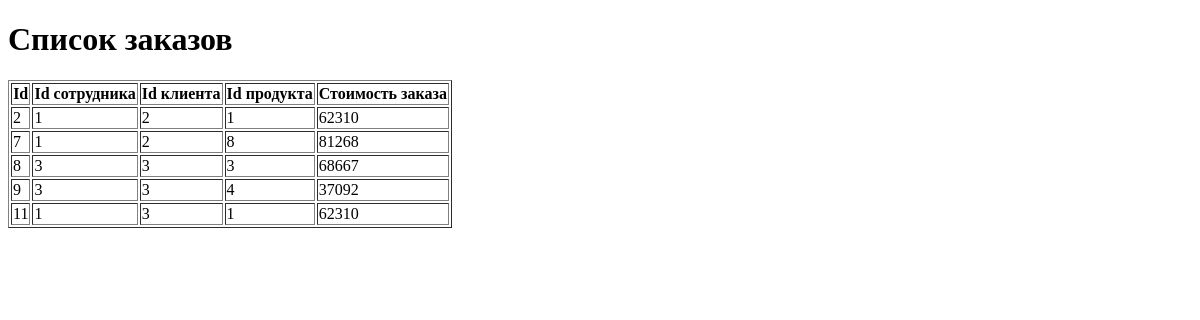
The app's page /get_all_orders, older data.
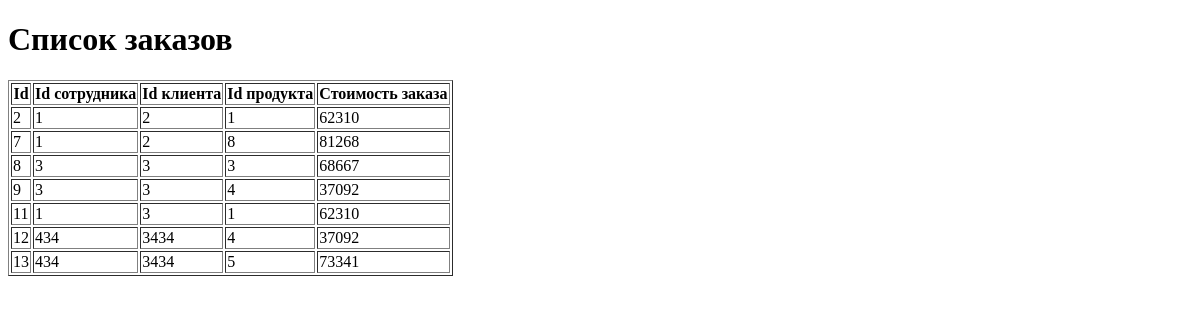
The same page, newer data.
### tables this page shows
CREATE TABLE orders (
        id INTEGER PRIMARY KEY,
        employee_id INTEGER,
        client_id INTEGER,
        product_id INTEGER,
        order_cost INTEGER,
        FOREIGN KEY (employee_id) REFERENCES employees (id),
        FOREIGN KEY (client_id) REFERENCES clients (id),
        FOREIGN KEY (product_id) REFERENCES products(id)
    );

CREATE TABLE products (
        id INTEGER PRIMARY KEY,
        name TEXT NOT NULL,
        price INTEGER NOT NULL,
        weight INTEGER,
        size INTEGER,
        description TEXT
    );

### app.py (the view)
@app.route('/get_all_orders', methods=['GET'])
def get_all_orders():
    conn = sqlite3.connect('i_shop.db')
    cursor = conn.cursor()
    cursor.execute('''
        SELECT orders.id, orders.employee_id, orders.client_id, orders.product_id, products.price
        FROM orders
        INNER JOIN products ON orders.product_id = products.id
    ''')
    orders_data = cursor.fetchall()
    conn.close()
    return render_template('orders_list.html', orders=orders_data)

### templates/orders_list.html (shortened to what this page needs)
<!DOCTYPE html>
<html>
<head>
</head>
<body>
    <h1>Список заказов</h1>
    <table border="1">
        <thead>
            <tr>
                <th>Id</th>
                <th>Id сотрудника</th>
                <th>Id клиента</th>
                <th>Id продукта</th>
                <th>Стоимость заказа</th>
            </tr>
        </thead>
        <tbody>
            {% for order in orders%}
            <tr>
                <td>{{ order[0] }}</td>
                <td>{{ order[1] }}</td>
                <td>{{ order[2] }}</td>
                <td>{{ order[3] }}</td>
                <td>{{ order[4] }}</td>
            </tr>
            {% endfor %}
        </tbody>
    </table>
</body>
</html>

Row changes from the older to the newer data that the page shows:
added orders: id "12", employee "434", client "3434", product "4", price "37092"
added orders: id "13", employee "434", client "3434", product "5", price "73341"
